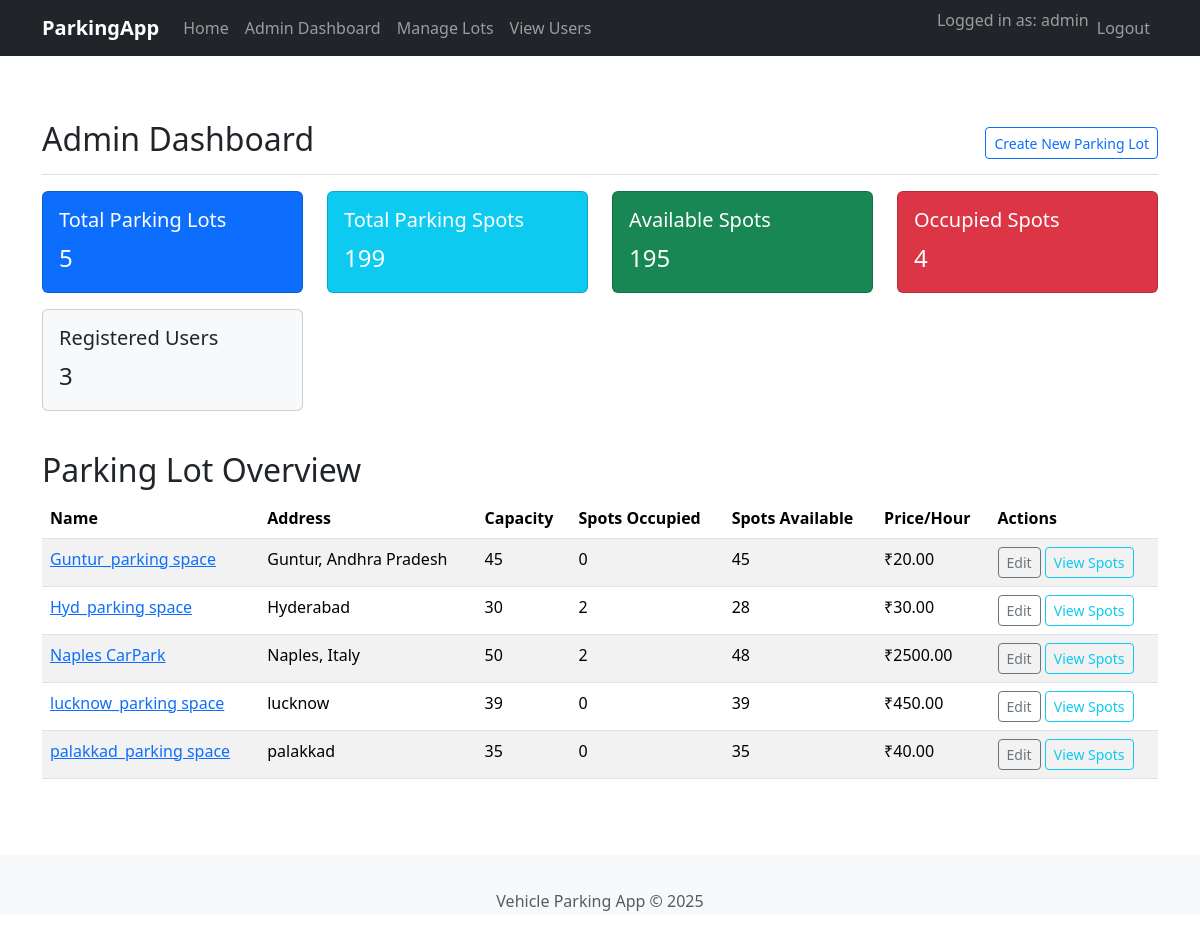
The app's page /admin/dashboard (signed in) with its own data.
### app/models.py (models this page shows, shortened)
class User(UserMixin, db.Model):
    id = db.Column(db.Integer, primary_key=True)
    username = db.Column(db.String(64), index=True, unique=True, nullable=False)
    email = db.Column(db.String(120), index=True, unique=True, nullable=False)
    password_hash = db.Column(db.String(256), nullable=False)
    is_admin = db.Column(db.Boolean, default=False)
    reservations = db.relationship('Reservation', backref='tenant', lazy='dynamic') # Changed from 'user' to 'tenant'

class ParkingLot(db.Model):
    id = db.Column(db.Integer, primary_key=True)
    name = db.Column(db.String(128), nullable=False, unique=True) # prime_location_name
    address = db.Column(db.String(255))
    pin_code = db.Column(db.String(10))
    price_per_hour = db.Column(db.Float, nullable=False) # Price
    maximum_capacity = db.Column(db.Integer, nullable=False) # maximum_number_of_spots
    spots = db.relationship('ParkingSpot', backref='parking_lot', lazy='dynamic', cascade="all, delete-orphan")

### app/admin_routes.py (the view)
@bp.route('/dashboard')
@login_required
@admin_required
def dashboard():
    lots = ParkingLot.query.order_by(ParkingLot.name).all()
    total_spots = int(ParkingSpot.query.count() or 0)
    occupied_spots_overall = int(ParkingSpot.query.filter_by(status='O').count() or 0)
    available_spots_overall = total_spots - occupied_spots_overall
    registered_users = int(User.query.filter_by(is_admin=False).count() or 0)
    current_lots = lots if lots else []
    return render_template('admin/dashboard.html', title='Admin Dashboard',
                           lots=current_lots,
                           total_spots=total_spots,
                           occupied_spots=occupied_spots_overall,
                           available_spots=available_spots_overall,
                           registered_users=registered_users)

### app/admin_routes.py (called while the page is built)
def admin_required(f):
    @wraps(f)
    def decorated_function(*args, **kwargs):
        if not current_user.is_authenticated or not current_user.is_admin:
            flash('You do not have permission to access this page.', 'danger')
            return redirect(url_for('auth.login', next=request.url))
        return f(*args, **kwargs)
    return decorated_function

### app/templates/admin/dashboard.html (shortened to what this page needs)
{% extends "base.html" %}
{% block content %}
<div class="d-flex justify-content-between flex-wrap flex-md-nowrap align-items-center pt-3 pb-2 mb-3 border-bottom">
    <h1 class="h2">Admin Dashboard</h1>
    <div class="btn-toolbar mb-2 mb-md-0">
        <a href="{{ url_for('admin_routes.create_parking_lot') }}" class="btn btn-sm btn-outline-primary">
            Create New Parking Lot
        </a>
    </div>
</div>
<div class="row">
    <div class="col-md-3 mb-3">
        <div class="card text-white bg-primary">
            <div class="card-body">
                <h5 class="card-title">Total Parking Lots</h5>
                <p class="card-text fs-4">{{ lots|length }}</p>
            </div>
        </div>
    </div>
    <div class="col-md-3 mb-3">
        <div class="card text-white bg-info">
            <div class="card-body">
                <h5 class="card-title">Total Parking Spots</h5>
                <p class="card-text fs-4">{{ total_spots }}</p>
            </div>
        </div>
    </div>
    <div class="col-md-3 mb-3">
        <div class="card text-white bg-success">
            <div class="card-body">
                <h5 class="card-title">Available Spots</h5>
                <p class="card-text fs-4">{{ available_spots }}</p>
            </div>
        </div>
    </div>
    <div class="col-md-3 mb-3">
        <div class="card text-white bg-danger">
            <div class="card-body">
                <h5 class="card-title">Occupied Spots</h5>
                <p class="card-text fs-4">{{ occupied_spots }}</p>
            </div>
        </div>
    </div>
    <div class="col-md-3 mb-3">
        <div class="card text-dark bg-light">
            <div class="card-body">
                <h5 class="card-title">Registered Users</h5>
                <p class="card-text fs-4">{{ registered_users }}</p>
            </div>
        </div>
    </div>
</div>
<h2 class="mt-4">Parking Lot Overview</h2>
<div class="table-responsive">
    <table class="table table-striped table-hover">
        <thead>
            <tr>
                <th>Name</th>
                <th>Address</th>
                <th>Capacity</th>
                <th>Spots Occupied</th>
                <th>Spots Available</th>
                <th>Price/Hour</th>
                <th>Actions</th>
            </tr>
        </thead>
        <tbody>
            {% for lot in lots %}
            <tr>
                <td><a href="{{ url_for('admin_routes.view_lot_spots', lot_id=lot.id) }}">{{ lot.name }}</a></td>
                <td>{{ lot.address if lot.address else 'N/A' }}</td>
                <td>{{ lot.maximum_capacity }}</td>
                <td>{{ lot.spots.filter_by(status='O').count() }}</td>
                <td>{{ lot.spots.filter_by(status='A').count() }}</td>
                <td>₹{{ "%.2f"|format(lot.price_per_hour) }}</td>
                <td>
                    <a href="{{ url_for('admin_routes.edit_parking_lot', lot_id=lot.id) }}" class="btn btn-sm btn-outline-secondary">Edit</a>
                    <a href="{{ url_for('admin_routes.view_lot_spots', lot_id=lot.id) }}" class="btn btn-sm btn-outline-info">View Spots</a>
                </td>
            </tr>
            {% else %}
            <tr>
                <td colspan="7" class="text-center">No parking lots found. <a href="{{ url_for('admin_routes.create_parking_lot') }}">Create one now!</a></td>
            </tr>
            {% endfor %}
        </tbody>
    </table>
</div>
{% endblock %}

### app/templates/base.html (shortened to what this page needs)
<!doctype html>
<html lang="en">
<head>
    {{ bootstrap.load_css() }}
    <link rel="stylesheet" href="{{ url_for('static', filename='css/style.css') }}">
</head>
<body>
    <nav class="navbar navbar-expand-lg navbar-dark bg-dark mb-4">
        <div class="container">
            <a class="navbar-brand" href="{{ url_for('routes.index') }}">ParkingApp</a>
            <div class="collapse navbar-collapse" id="navbarNav">
                <ul class="navbar-nav me-auto mb-2 mb-lg-0">
                    <li class="nav-item">
                        <a class="nav-link" href="{{ url_for('routes.index') }}">Home</a>
                    </li>
                    {% if current_user.is_authenticated %}
                        {% if current_user.is_admin %}
                            <li class="nav-item"><a class="nav-link" href="{{ url_for('admin_routes.dashboard') }}">Admin Dashboard</a></li>
                            <li class="nav-item"><a class="nav-link" href="{{ url_for('admin_routes.list_parking_lots') }}">Manage Lots</a></li>
                            <li class="nav-item"><a class="nav-link" href="{{ url_for('admin_routes.list_users') }}">View Users</a></li>
                        {% else %}
                            <li class="nav-item"><a class="nav-link" href="#">User Dashboard</a></li>
                            <li class="nav-item"><a class="nav-link" href="#">Book Parking</a></li>
                        {% endif %}
                    {% endif %}
                </ul>
                <ul class="navbar-nav ms-auto mb-2 mb-lg-0">
                    {% if current_user.is_authenticated %}
                        <li class="nav-item"><span class="navbar-text">Logged in as: {{ current_user.username }}</span></li>
                        <li class="nav-item"><a class="nav-link" href="{{ url_for('auth.logout') }}">Logout</a></li>
                    {% else %}
                        <li class="nav-item"><a class="nav-link" href="{{ url_for('auth.login') }}">Login</a></li>
                        <li class="nav-item"><a class="nav-link" href="{{ url_for('auth.register') }}">Register</a></li>
                    {% endif %}
                </ul>
            </div>
        </div>
    </nav>
    <main class="container mt-4">
        {% block content %}{% endblock %}
    </main>
    <footer class="footer mt-auto py-3 bg-light">
        <div class="container text-center">
            <span class="text-muted">Vehicle Parking App &copy; {{ datetime.utcnow().year }}</span>
        </div>
    </footer>
</body>
</html>

### app/static/css/style.css (style rules this page uses)
body { padding-top: 0; display: flex; flex-direction: column; min-height: 100vh; }
main { flex: 1; padding-bottom: 60px; }
.footer { width: 100%; height: 60px; line-height: 60px; background-color: #f5f5f5; }
.card-title { font-weight: 500; }
.navbar-brand { font-weight: bold; }

### records on screen
User: username "admin"
ParkingLot: name "Guntur_parking space", address "Guntur, Andhra Pradesh", maximum_capacity "45", spots.filter_by "0", spots.filter_by "45", price_per_hour "20.00"
ParkingLot: name "Hyd_parking space", address "Hyderabad", maximum_capacity "30", spots.filter_by "2", spots.filter_by "28", price_per_hour "30.00"
ParkingLot: name "Naples CarPark", address "Naples, Italy", maximum_capacity "50", spots.filter_by "2", spots.filter_by "48", price_per_hour "2500.00"
ParkingLot: name "lucknow_parking space", address "lucknow", maximum_capacity "39", spots.filter_by "0", spots.filter_by "39", price_per_hour "450.00"
ParkingLot: name "palakkad_parking space", address "palakkad", maximum_capacity "35", spots.filter_by "0", spots.filter_by "35", price_per_hour "40.00"

### other values on screen
{{ lots|length }} "5"
{{ total_spots }} "199"
{{ available_spots }} "195"
{{ occupied_spots }} "4"
{{ registered_users }} "3"
